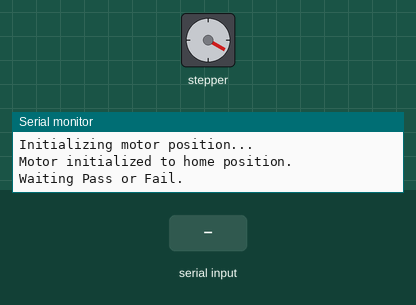
A sketch run on a simulated Arduino Uno, built with avr-gcc and run on an emulated ATmega328P. Shown: stepper motor, the last lines printed to the serial monitor. The test bench sets the inputs (shaded band). Stepper angles assume 48 steps per turn.

Above: at 2.8 s.
2.9 s: "pass\n" received over Serial
At 5.16 s:
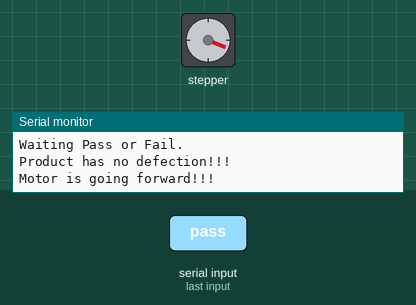
At 8.1 s:
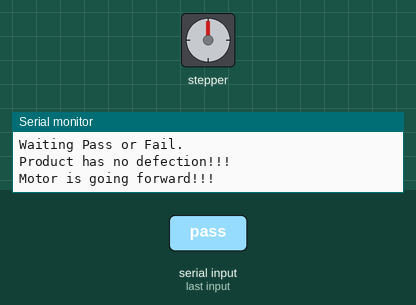
11.9 s: "fail\n" received over Serial
At 18.1 s:
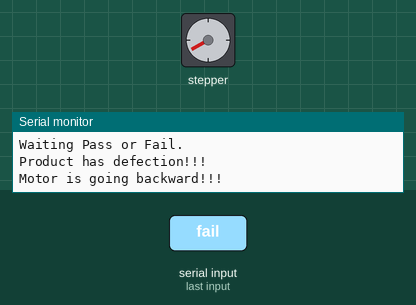
Timing chart, 0 to 23.9 s (numbered marks = the images above; inputs shaded):
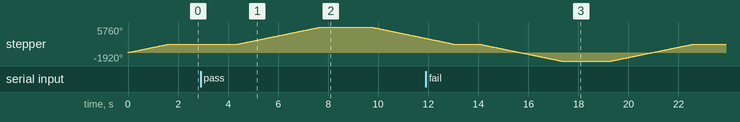

Measured:
- after the input at 2.9 s, stepper: turns 3840° clockwise in 3.3 s, then 2558° counter-clockwise in 2.2 s

The sketch:

step_motor.ino
```cpp
#include <AFMotor.h>

// 28BYJ-48 스텝모터를 1번 포트 (M1과 M2)에 연결
AF_Stepper motor(48, 1);

void setup() {
  Serial.begin(9600);           // 9600 bps로 시리얼 통신 설정
  Serial.println("Stepper test!");

  motor.setSpeed(200);           // 모터 속도 설정 (RPM)

  // 초기 위치 설정
  Serial.println("Initializing motor position...");
  int initial_steps = 256; // 초기화 각도에 해당하는 스텝 수 (예: 45도)
  motor.step(initial_steps, FORWARD);
  Serial.println("Motor initialized to home position.");

  // 초기화 후 대기 메시지 출력
  Serial.println("Waiting Pass or Fail.");
}

void loop() {
  if (Serial.available() > 0) {
    String received_string = Serial.readStringUntil('\n');  // 새 줄이 올 때까지 읽기
    received_string.trim();  // 공백 제거

    // 입력에 따라 모터 제어
    if (received_string.equals("pass")) {
      Serial.println("Product has no defection!!!");
      Serial.println("Motor is going forward!!!");

      // 컨베이어에서 모터로 물체가 움직이는 시간 계산해서 delay집어넣을 것
      // 일단은 1초 대기
      delay(1500);
      motor.step(512, FORWARD);
      delay(2000);
      motor.step(512, BACKWARD);
    } else if (received_string.equals("fail")) {
      Serial.println("Product has defection!!!");
      Serial.println("Motor is going backward!!!");

      // 컨베이어에서 모터로 물체가 움직이는 시간 계산해서 delay 집어넣기
      delay(1000);
      motor.step(512, BACKWARD);
      delay(2000);
      motor.step(512, FORWARD);
    }

    // 명령 처리 후 대기 메시지 출력
    Serial.println("Waiting Pass or Fail.");
  }
}
```
